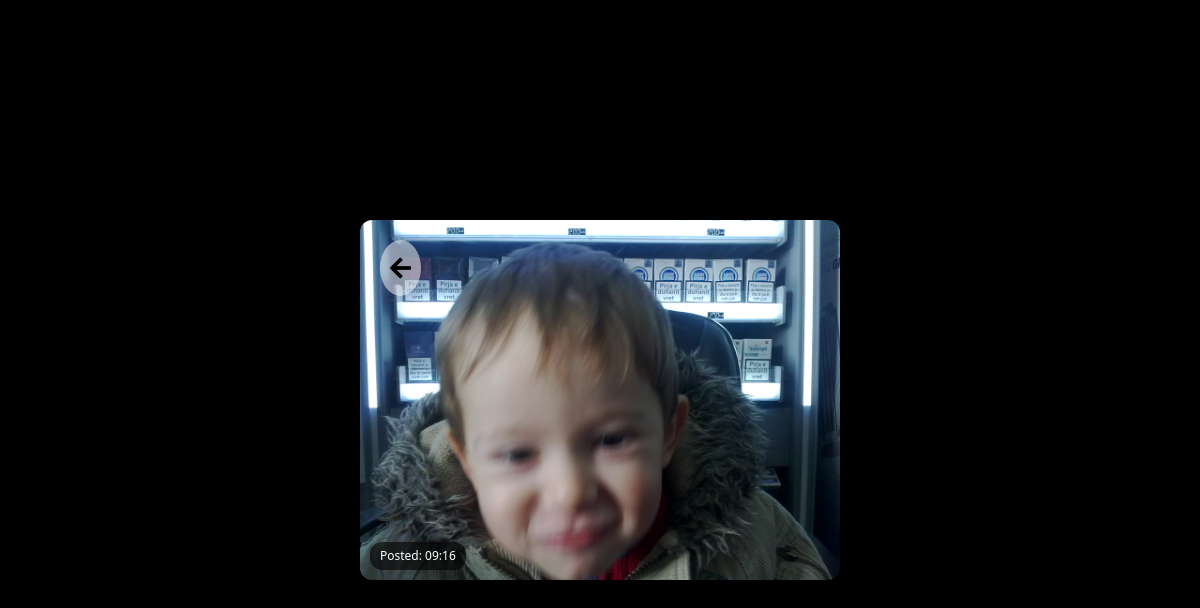
The app's page /story_view/3/ with its own data.
### feed/models.py (models this page shows, shortened)
class Story(models.Model):
    user = models.ForeignKey(User, on_delete=models.CASCADE)
    story = models.ImageField(upload_to='story/')
    created_at = models.DateTimeField(auto_now_add=True)

### feed/views.py (the view)
# urls.py: path('story_view/<int:pk>/', views.story_view, name='story_view'),
def story_view(request, pk):
    stories = get_object_or_404(Story, pk=pk)
    return render(request, 'story_view.html', context={'stories': stories})

### feed/templates/story_view.html (shortened to what this page needs)
<!DOCTYPE html>
<html lang="en">
{% load static %}
<head>
    <link href="https://cdn.jsdelivr.net/npm/bootstrap@5.0.2/dist/css/bootstrap.min.css" rel="stylesheet">
    <link rel="stylesheet" href="https://cdnjs.cloudflare.com/ajax/libs/font-awesome/5.15.4/css/all.min.css">
</head>
<body>
    <div class="story-container">
        <button class="back-button">
            <a href="{% url 'home_view' %}"><i class="fas fa-arrow-left"></i></a>
        </button>
        <div class="story-item">
            <img src="{{ stories.story.url }}" alt="Story Image">
            <div class="story-time">
                Posted: {{ stories.created_at|date:"H:i" }}
            </div>
        </div>
    </div>
</body>
</html>

### feed/templates/story_view.html (style rules this page uses)
body { background-color: #000; display: flex; justify-content: center; align-items: center; height: 100vh; margin: 0; }
.story-container { display: flex; flex-direction: column; align-items: center; width: 100%; max-width: 480px; position: relative; background: #000; border-radius: 12px; box-shadow: 0 4px 12px rgba(0, 0, 0, 0.3); overflow: hidden; }
.back-button { position: absolute; top: 20px; left: 20px; background-color: rgba(255, 255, 255, 0.5); border: none; border-radius: 50%; color: #000; padding: 10px; font-size: 1.5rem; cursor: pointer; z-index: 10; }
.back-button a { color: #000; text-decoration: none; }
.story-item { width: 100%; max-width: 100%; position: relative; }
.story-item img { width: 100%; height: auto; display: block; }
.story-time { position: absolute; bottom: 10px; left: 10px; background-color: rgba(0, 0, 0, 0.6); color: #fff; padding: 5px 10px; border-radius: 12px; font-size: 0.75rem; }

### records on screen
Story: story (picture), created_at "09:16"
